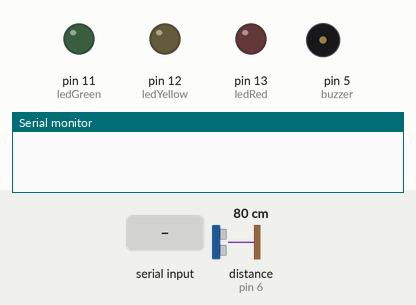
The sketch below on a simulated Arduino Uno, built with avr-gcc and run on an emulated ATmega328P. Shown: output pins drawn as LEDs (lit = HIGH), buzzer (waves = sounding, pin HIGH), the last lines printed to the serial monitor. Dashed ring = blinking. The test bench sets the inputs (shaded band); at power-on: distance to the obstacle (sensor on pin 6) 80 cm. The echo pulse lasts 58.3 µs per cm; pins used as bus, display or sensor lines are not drawn.

Above: at 1.2 s.
1.3 s: "1" received over Serial
At 2.4 s:
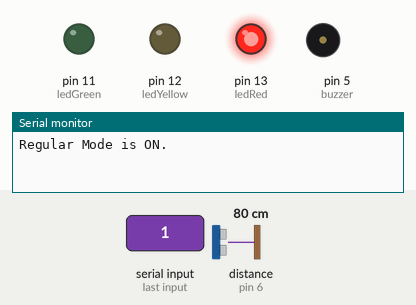
At 4.7 s:
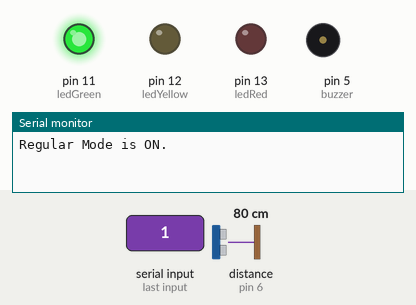
7.3 s: "2" received over Serial
8.8 s: distance to the obstacle (sensor on pin 6) set to 11 cm
10.3 s: distance to the obstacle (sensor on pin 6) set to 8 cm
At 10.55 s:
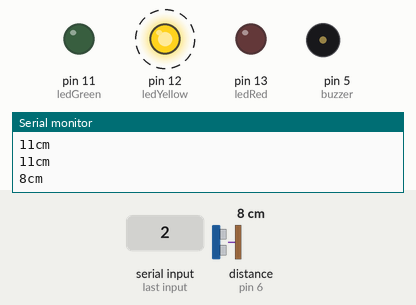
Timing chart, 0 to 14.3 s (numbered marks = the images above; inputs shaded):
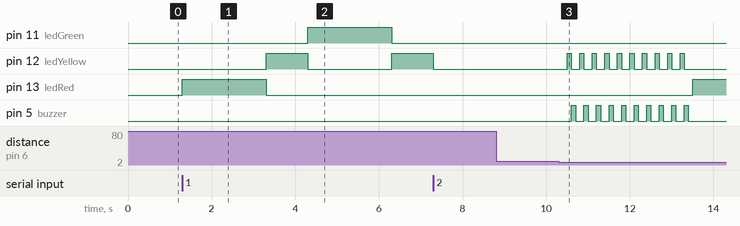

Measured:
- the behaviour switches between 10 and 9 cm on distance to the obstacle (sensor on pin 6) (found by bisection; images 2 and 3)
- after the input at 1.3 s, pin 11 (ledGreen): LOW → HIGH after 3.0 s, → LOW 2.0 s later; pin 12 (ledYellow): LOW → HIGH after 2.0 s, → LOW 1.0 s later, → HIGH 2.0 s later; pin 13 (ledRed): LOW → HIGH at once, → LOW 2.0 s later
- after the input at 10.3 s, pin 12 (ledYellow): alternates HIGH for 0.10 s and LOW for 0.20 s, 20 changes in all, then stays LOW, starting after 0.20 s; pin 13 (ledRed): LOW → HIGH after 3.2 s; pin 5 (buzzer): alternates HIGH for 0.10 s and LOW for 0.20 s, 20 changes in all, then stays LOW, starting after 0.30 s

The sketch:

trafficControl.ino
```cpp
int ledRed = 13;
int ledYellow = 12;
int ledGreen = 11;
const int trigger = 7;
const int echo = 6;
int buzzer = 5;

void setup(){
  Serial.begin(9600);
  //ULRASONIC SENSOR
  pinMode(trigger, OUTPUT);
  pinMode(echo, INPUT);
  //LED
  pinMode(ledRed, OUTPUT);
  pinMode(ledYellow, OUTPUT);
  pinMode(ledGreen, OUTPUT);
  //BUTTONS
  pinMode(buzzer, OUTPUT);
}

long int Ping(){
  long int duration, cm;
  digitalWrite(trigger, LOW);
  delayMicroseconds(2);
  digitalWrite(trigger, HIGH);
  delayMicroseconds(5);
  digitalWrite(trigger, LOW);

  duration = pulseIn(echo, HIGH);
  cm = duration/29/2;

  Serial.print(cm);
  Serial.print("cm");
  Serial.println();

  delay(100);
  return cm;
}

void PedestrianMode(){
  //Reset Lights
    digitalWrite(ledRed, LOW);
    digitalWrite(ledYellow, LOW);
    digitalWrite(ledGreen, LOW);

    //Blink the Yellow Led
    digitalWrite(ledYellow, HIGH);
    delay(100);
    digitalWrite(ledYellow, LOW);
    //Get Sound from the Buzzer
    digitalWrite(buzzer, HIGH);
    delay(100);
    digitalWrite(buzzer, LOW);
    //To delay each time you run a loop
    delay(100);
}

void RegularMode(){
  //Reset Lights
    digitalWrite(ledRed, LOW);
    digitalWrite(ledYellow, LOW);
    digitalWrite(ledGreen, LOW);
   //Regular Mode
   //Red light 2 secs
    digitalWrite(ledRed, HIGH);
    delay(2000);
    digitalWrite(ledRed, LOW);
    //Yellow light 1 sec
    digitalWrite(ledYellow, HIGH);
    delay(1000);
    digitalWrite(ledYellow, LOW);
    //Green light 2 sec
    digitalWrite(ledGreen, HIGH);
    delay(2000);
    digitalWrite(ledGreen, LOW);
    //Yellow light 1sec
    digitalWrite(ledYellow, HIGH);
    delay(1000);
    digitalWrite(ledYellow, LOW);
}

void NightMode(){
int ldr;
for(;;){
    ldr = analogRead(A0);
    Serial.print(ldr);
    Serial.print(" LDR");
    Serial.println();
    //If LDR is lower than threshhold
    if(ldr < 500){
	//keep red on
	digitalWrite(ledGreen, LOW);
	digitalWrite(ledYellow, LOW);
	digitalWrite(ledRed, HIGH);

	for(;;){
		ldr=analogRead(A0);
		if (ldr >500){
			//turn on green
			digitalWrite(ledRed, LOW);
			digitalWrite(ledGreen, HIGH);
			delay(1000);
			goto end;
		}
	}

      /*long int cm=11;
	for(;;){
	cm= Ping();
      if( cm < 10){
      //Keep the Green light on
        digitalWrite(ledRed, LOW);
        digitalWrite(ledGreen, HIGH);
	for(;;){
		cm=Ping();
		if(cm>10) goto end;
	}
      }
	}*/
    }
  }
end:
  //Go back to Regular Mode

      Serial.print("Initiating Regular Mode");
      Serial.println();
      //digitalWrite(ledRed, LOW);
      //digitalWrite(ledGreen, LOW);
      RegularMode();


}

void loop(){
  char choice = '0';
  if (Serial.available() > 0) {
    choice = Serial.read();
    Serial.println();

    //Mode 1
    if (choice == '1') {
      Serial.print("Regular Mode is ON.");
      Serial.println();
        RegularMode();
    }
    //Mode 2
    else if(choice == '2'){
      Serial.print("Pedestrian Mode is ON.");
      Serial.println();
      long int cm;
      for(;;){
        cm = Ping();
        if(cm < 10){
        for(int i=0; i<10; i++){
           PedestrianMode();
          }
          break;
        }
      }
      Serial.print("Initiating Regular Mode");
      RegularMode();
    }
    //Mode 3
    else if (choice == '3'){
      Serial.print("Night Mode is ON.");
      Serial.println();
      NightMode();
    }

    else {
      Serial.println("This is not an option.");
    }
   }
}

/* Author: put_your_name_here
   Date created: 2018/03/22
	This is an original work of and owned by your_name, and 	may not be distributed, published or uploaded as your own. 	For any queries regarding code or hardware, contact 	your_email_here.
	This is a modified Traffic signal control, with 3 modes: 	Regular, Pedestrian, Night mode.
	The authority to make changes in the code resides with 	your_name only.
*/
```
